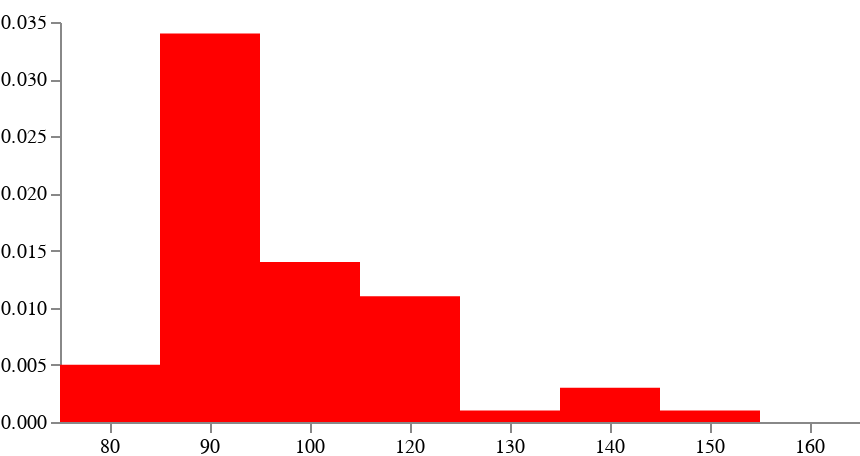

Write the Vega-Lite specification saved for this chart.
### Vega specification from a JSON file in a GitHub repository (floating-point values rounded to 4 significant figures)
{"$schema": "https://vega.github.io/schema/vega/v5.json", "width": 400, "height": 200, "padding": 0, "data": [{"name": "table", "values": [{"PTS": "80", "denisty": 0.005}, {"PTS": "90", "denisty": 0.034}, {"PTS": "100", "denisty": 0.014}, {"PTS": "120", "denisty": 0.011}, {"PTS": "130", "denisty": 0.001}, {"PTS": "140", "denisty": 0.003}, {"PTS": "150", "denisty": 0.001}, {"PTS": "160", "denisty": 0}]}], "signals": [{"name": "tooltip", "value": {}, "on": [{"events": "rect:mouseover", "update": "datum"}, {"events": "rect:mouseout", "update": "{}"}]}], "scales": [{"name": "xscale", "type": "band", "domain": {"data": "table", "field": "PTS"}, "range": "width", "padding": 0, "round": true}, {"name": "yscale", "domain": {"data": "table", "field": "denisty"}, "nice": true, "range": "height"}], "axes": [{"orient": "bottom", "scale": "xscale"}, {"orient": "left", "scale": "yscale"}], "marks": [{"type": "rect", "from": {"data": "table"}, "encode": {"enter": {"x": {"scale": "xscale", "field": "PTS"}, "width": {"scale": "xscale", "band": 1}, "y": {"scale": "yscale", "field": "denisty"}, "y2": {"scale": "yscale", "value": 0}}, "update": {"fill": {"value": "red"}}, "hover": {"fill": {"value": "red"}}}}, {"type": "text", "encode": {"enter": {"align": {"value": "center"}, "baseline": {"value": "bottom"}, "fill": {"value": "#333"}}, "update": {"x": {"scale": "xscale", "signal": "tooltip.PTS", "band": 0.5}, "y": {"scale": "yscale", "signal": "tooltip.denisty", "offset": -2}, "text": {"signal": "tooltip.denisty"}, "fillOpacity": [{"test": "isNaN(tooltip.denisty)", "value": 0}, {"value": 1}]}}}], "config": {}}
